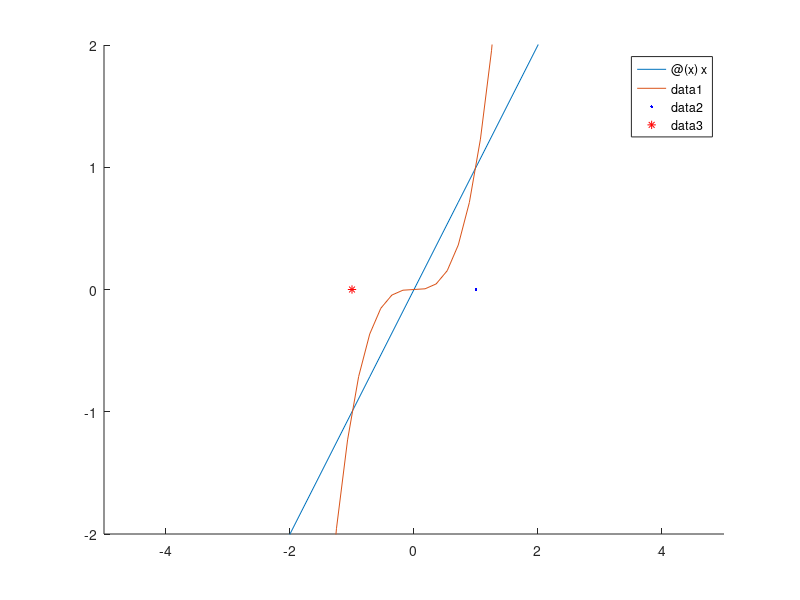

Recreate this plot in MATLAB.
x1 = ([1;0])
x2 = ([-1;0])

figure; hold on;
xlim([-2,2]);
ylim([-2,2]);
Y1 = @(x) y1(x);
Y2 = @(x) y2(x);
fplot(@(x) x);
fplot(@(x) x^3);
plot(x1(1), x1(2), '.b');
plot(x2(1), x2(2), '*r');

function y = y1(x)
    y = x;
end
function y = y2(x)
    y = x^3;
end